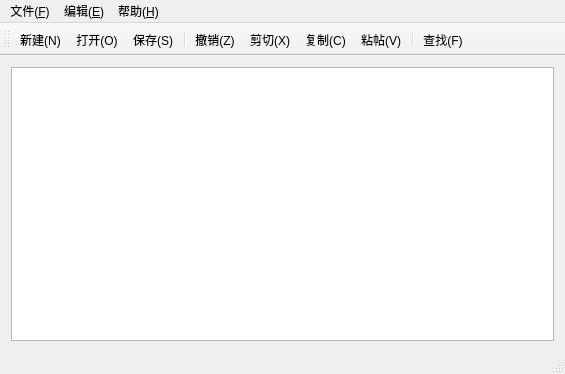
<?xml version="1.0" encoding="UTF-8"?>
<ui version="4.0">
 <class>MainWindow</class>
 <widget class="QMainWindow" name="MainWindow">
  <property name="geometry">
   <rect>
    <x>0</x>
    <y>0</y>
    <width>565</width>
    <height>374</height>
   </rect>
  </property>
  <property name="windowTitle">
   <string>MainWindow</string>
  </property>
  <property name="windowIcon">
   <iconset resource="rc.qrc">
    <normaloff>:/new/prefix1/res/18.png</normaloff>:/new/prefix1/res/18.png</iconset>
  </property>
  <widget class="QWidget" name="centralWidget">
   <layout class="QGridLayout" name="gridLayout">
    <item row="0" column="0">
     <widget class="QTextEdit" name="textEdit"/>
    </item>
   </layout>
  </widget>
  <widget class="QMenuBar" name="menuBar">
   <property name="geometry">
    <rect>
     <x>0</x>
     <y>0</y>
     <width>565</width>
     <height>24</height>
    </rect>
   </property>
   <widget class="QMenu" name="menu_F">
    <property name="title">
     <string>文件(&amp;F)</string>
    </property>
    <addaction name="action_New"/>
    <addaction name="action_Open"/>
    <addaction name="action_Close"/>
    <addaction name="separator"/>
    <addaction name="action_Save"/>
    <addaction name="action_SaveAs"/>
    <addaction name="separator"/>
    <addaction name="action_Quit"/>
   </widget>
   <widget class="QMenu" name="menu_E">
    <property name="title">
     <string>编辑(&amp;E)</string>
    </property>
    <addaction name="action_Undo"/>
    <addaction name="action"/>
    <addaction name="separator"/>
    <addaction name="action_Cut"/>
    <addaction name="action_Copy"/>
    <addaction name="action_Past"/>
    <addaction name="separator"/>
    <addaction name="action_Find"/>
   </widget>
   <widget class="QMenu" name="menu_H">
    <property name="title">
     <string>帮助(&amp;H)</string>
    </property>
    <addaction name="action_Help"/>
    <addaction name="action_LDE"/>
   </widget>
   <addaction name="menu_F"/>
   <addaction name="menu_E"/>
   <addaction name="menu_H"/>
  </widget>
  <widget class="QStatusBar" name="statusBar"/>
  <widget class="QToolBar" name="mainToolBar">
   <property name="toolButtonStyle">
    <enum>Qt::ToolButtonTextUnderIcon</enum>
   </property>
   <attribute name="toolBarArea">
    <enum>TopToolBarArea</enum>
   </attribute>
   <attribute name="toolBarBreak">
    <bool>false</bool>
   </attribute>
   <addaction name="action_New"/>
   <addaction name="action_Open"/>
   <addaction name="action_Save"/>
   <addaction name="separator"/>
   <addaction name="action_Undo"/>
   <addaction name="action_Cut"/>
   <addaction name="action_Copy"/>
   <addaction name="action_Past"/>
   <addaction name="separator"/>
   <addaction name="action_Find"/>
  </widget>
  <action name="action_New">
   <property name="icon">
    <iconset resource="rc.qrc">
     <normaloff>:/new/prefix1/res/10.png</normaloff>:/new/prefix1/res/10.png</iconset>
   </property>
   <property name="text">
    <string>新建(&amp;N)</string>
   </property>
   <property name="shortcut">
    <string>Ctrl+N</string>
   </property>
  </action>
  <action name="action_Open">
   <property name="icon">
    <iconset resource="rc.qrc">
     <normaloff>:/new/prefix1/res/0.png</normaloff>:/new/prefix1/res/0.png</iconset>
   </property>
   <property name="text">
    <string>打开(&amp;O)</string>
   </property>
   <property name="shortcut">
    <string>Ctrl+O</string>
   </property>
  </action>
  <action name="action_Close">
   <property name="icon">
    <iconset resource="rc.qrc">
     <normaloff>:/new/prefix1/res/24.png</normaloff>:/new/prefix1/res/24.png</iconset>
   </property>
   <property name="text">
    <string>关闭(&amp;C)</string>
   </property>
   <property name="shortcut">
    <string>Ctrl+W</string>
   </property>
  </action>
  <action name="action_Save">
   <property name="icon">
    <iconset resource="rc.qrc">
     <normaloff>:/new/prefix1/res/12.png</normaloff>:/new/prefix1/res/12.png</iconset>
   </property>
   <property name="text">
    <string>保存(&amp;S)</string>
   </property>
   <property name="shortcut">
    <string>Ctrl+S</string>
   </property>
  </action>
  <action name="action_SaveAs">
   <property name="icon">
    <iconset resource="rc.qrc">
     <normaloff>:/new/prefix1/res/11.png</normaloff>:/new/prefix1/res/11.png</iconset>
   </property>
   <property name="text">
    <string>另存为(&amp;A)</string>
   </property>
  </action>
  <action name="action_Quit">
   <property name="icon">
    <iconset resource="rc.qrc">
     <normaloff>:/new/prefix1/res/1.png</normaloff>:/new/prefix1/res/1.png</iconset>
   </property>
   <property name="text">
    <string>退出(&amp;X)</string>
   </property>
   <property name="shortcut">
    <string>Ctrl+Q</string>
   </property>
  </action>
  <action name="action_Undo">
   <property name="icon">
    <iconset resource="rc.qrc">
     <normaloff>:/new/prefix1/res/19.png</normaloff>:/new/prefix1/res/19.png</iconset>
   </property>
   <property name="text">
    <string>撤销(&amp;Z)</string>
   </property>
   <property name="shortcut">
    <string>Ctrl+Z</string>
   </property>
  </action>
  <action name="action_Cut">
   <property name="icon">
    <iconset resource="rc.qrc">
     <normaloff>:/new/prefix1/res/13.png</normaloff>:/new/prefix1/res/13.png</iconset>
   </property>
   <property name="text">
    <string>剪切(&amp;X)</string>
   </property>
   <property name="shortcut">
    <string>Ctrl+X</string>
   </property>
  </action>
  <action name="action_Copy">
   <property name="icon">
    <iconset resource="rc.qrc">
     <normaloff>:/new/prefix1/res/16.png</normaloff>:/new/prefix1/res/16.png</iconset>
   </property>
   <property name="text">
    <string>复制(&amp;C)</string>
   </property>
   <property name="shortcut">
    <string>Ctrl+C</string>
   </property>
  </action>
  <action name="action_Past">
   <property name="icon">
    <iconset resource="rc.qrc">
     <normaloff>:/new/prefix1/res/33.png</normaloff>:/new/prefix1/res/33.png</iconset>
   </property>
   <property name="text">
    <string>粘帖(&amp;V)</string>
   </property>
   <property name="shortcut">
    <string>Ctrl+V</string>
   </property>
  </action>
  <action name="action_Find">
   <property name="icon">
    <iconset resource="rc.qrc">
     <normaloff>:/new/prefix1/res/17.png</normaloff>:/new/prefix1/res/17.png</iconset>
   </property>
   <property name="text">
    <string>查找(&amp;F)</string>
   </property>
   <property name="shortcut">
    <string>Ctrl+F</string>
   </property>
  </action>
  <action name="action_Help">
   <property name="icon">
    <iconset resource="rc.qrc">
     <normaloff>:/new/prefix1/res/2.png</normaloff>:/new/prefix1/res/2.png</iconset>
   </property>
   <property name="text">
    <string>关于 Lootepad</string>
   </property>
   <property name="shortcut">
    <string>F1</string>
   </property>
  </action>
  <action name="action">
   <property name="icon">
    <iconset resource="rc.qrc">
     <normaloff>:/new/prefix1/res/5.png</normaloff>:/new/prefix1/res/5.png</iconset>
   </property>
   <property name="text">
    <string>重复(&amp;R)</string>
   </property>
   <property name="shortcut">
    <string>Ctrl+Shift+Z</string>
   </property>
  </action>
  <action name="action_LDE">
   <property name="icon">
    <iconset resource="rc.qrc">
     <normaloff>:/new/prefix1/res/21.png</normaloff>:/new/prefix1/res/21.png</iconset>
   </property>
   <property name="text">
    <string>关于 LDE</string>
   </property>
  </action>
 </widget>
 <layoutdefault spacing="6" margin="11"/>
 <resources>
  <include location="rc.qrc"/>
 </resources>
 <connections/>
</ui>
